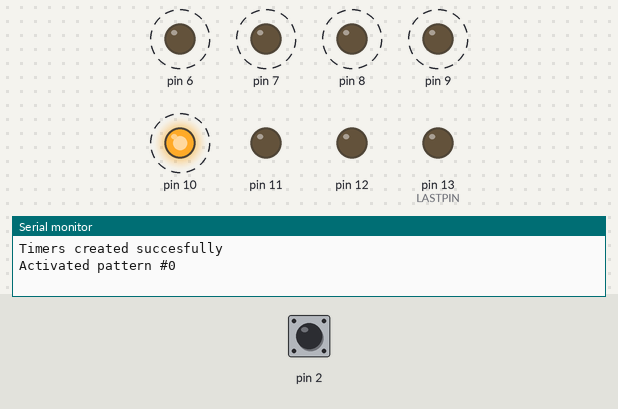
Simulated run of this sketch. Board: Arduino Uno, built with avr-gcc and run on an emulated ATmega328P. Parts: output pins drawn as LEDs (lit = HIGH), the last lines printed to the serial monitor. Dashed ring = blinking. Inputs (shaded band) come from the test bench; at power-on: pin 2 HIGH. Pins used as bus, display or sensor lines are not drawn.

Above: at 1.2 s.
1.3 s: pin 2 pulled LOW for 0.15 s
At 1.69 s:
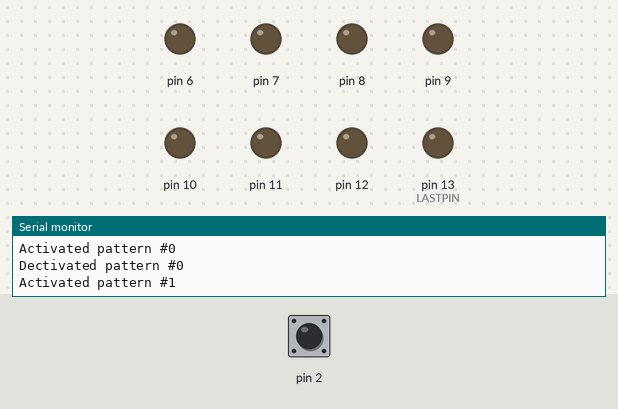
4.3 s: pin 2 pulled LOW for 1 s
At 6.04 s:
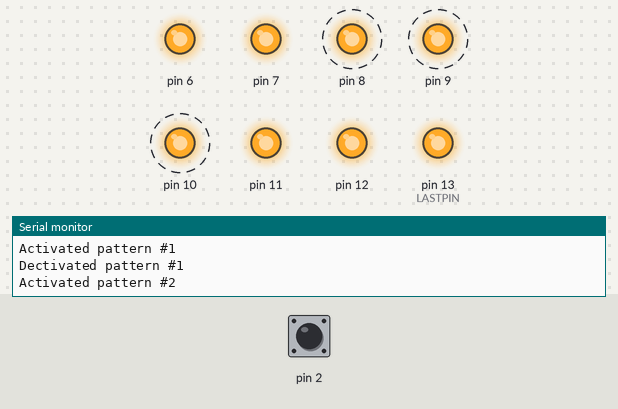
8.3 s: pin 2 pulled LOW for 0.15 s
At 8.76 s:
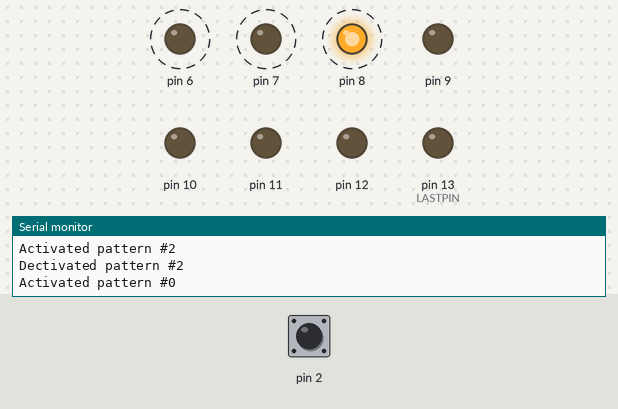
11.3 s: pin 2 pulled LOW for 3.2 s
At 15.24 s:
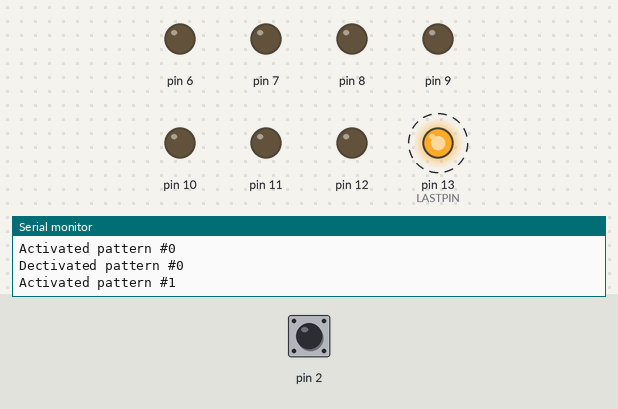
Timing chart, 0 to 17.0 s (numbered marks = the images above; inputs shaded):
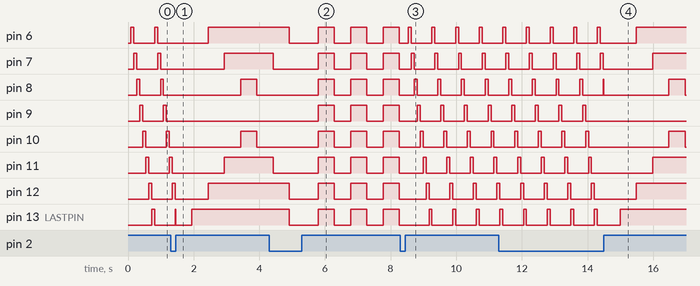

Measured:
- after the input at 1.3 s, pin 9: stops changing and stays LOW
- after the input at 4.3 s, pin 9: alternates HIGH for 0.49 s and LOW for 0.49 s, starting after 1.5 s
- after the input at 8.3 s, pin 6: alternates HIGH for 0.09 s and LOW for 0.63 s, starting after 0.24 s; pin 7: alternates HIGH for 0.09 s and LOW for 0.63 s, starting after 0.33 s
- after the input at 11.3 s, pin 9: goes on until 13.9 s, then stays LOW
- by itself, pin 6, pin 7, pin 11, pin 12, pin 13 (LASTPIN): repeats every 0.99 s: HIGH 0.49 s, LOW 0.49 s
- by itself, pin 8, pin 10: alternates HIGH for 0.49 s and LOW for 0.49 s
- by itself, pin 9: alternates HIGH for 0.09 s and LOW for 0.63 s

The sketch:

Lab4.ino
```cpp
#include <Arduino_FreeRTOS.h>
#include <timers.h>
#define FIRSTPIN 5
#define LASTPIN 13
#define NUMBER_OF_PATTERNS 3
/*
 *  There are 3 patterns. The description of the patterns are written inside each pattern's call back function.
 *  The serial monitor shows which pattern is being executed. Patterns are activated in this order: pattern0, pattern1, pattern2, pattern0, ... .
 *  When the button on PIN 2 is pressed, the current pattern stops and the next one starts. Everything is handled with timers, as required.
 *  When the sketch is run the first pattern to be activated is pattern0.
 */

//Pattern 0 variables
int currPin = -1;

//Pattern 1 variables
bool forward = true;
int offset = 0;

//Pattern 2 variables
bool onOrOff = false;

//Interrupt variables
int currPattern = 0;

TimerHandle_t autoReloadHandle0;
TimerHandle_t autoReloadHandle1;
TimerHandle_t autoReloadHandle2;

void pattern0(TimerHandle_t timerHandle){
  //Turns on and off one pin at a time from FIRSTPIN to LASTPIN

  if(currPin == -1){
    currPin = FIRSTPIN;
  }

  if(currPin == FIRSTPIN){
    digitalWrite(currPin, HIGH);
    digitalWrite(LASTPIN, LOW);
    currPin++;
  }

  if(currPin == LASTPIN){
    digitalWrite(currPin-1, LOW);
    digitalWrite(currPin, HIGH);
    currPin = FIRSTPIN;
  }

  if(currPin > FIRSTPIN && currPin < LASTPIN){
    digitalWrite(currPin-1,LOW);
    digitalWrite(currPin, HIGH);
    currPin++;
  }

}

void pattern1(TimerHandle_t timerHandle){
//Turns on all pins from the outside in and then turns them off from the inside out

  if((offset >= 0 && offset < 4) && forward==true){
    digitalWrite(FIRSTPIN+offset, HIGH);
    digitalWrite(LASTPIN-offset, HIGH);
    offset++;
  }

  if(offset != 4 && forward==false){
    digitalWrite(FIRSTPIN+offset, LOW);
    digitalWrite(LASTPIN-offset, LOW);
    offset--;
  }

  if(offset == 4 && forward){
    digitalWrite(FIRSTPIN+offset, HIGH);
    forward=false;
  }

  if(offset == 4 && forward == false){
    digitalWrite(FIRSTPIN+offset, LOW);
    offset--;
  }

  if(offset==0 && forward==false){
    digitalWrite(FIRSTPIN+offset, LOW);
    digitalWrite(LASTPIN-offset, LOW);
    forward = true;
  }

}

void pattern2(TimerHandle_t timerHandle){
//Makes LEDs blink all at the same time in regular intervals

  if(onOrOff == true){
    for(int i=FIRSTPIN;i<=LASTPIN;i++){
      digitalWrite(i, LOW);
    }
    onOrOff = false;
  }
  else{
    for(int i=FIRSTPIN;i<=LASTPIN;i++){
    digitalWrite(i, HIGH);
    }
    onOrOff = true;
  }
}

void interrupt(void){
  BaseType_t xHigherPriorityTaskWoken = pdFALSE;
  volatile int16_t msg = 1;

  switch(currPattern){
    case 0:
      xTimerStop(autoReloadHandle0, 0);

      //Initialize pattern0 variables
      for(int i=FIRSTPIN; i<=LASTPIN; i++){
        digitalWrite(i, LOW);
      }
      currPin = -1;

      break;

    case 1:
      xTimerStop(autoReloadHandle1, 0);

      //Initialize pattern1 variables
      for(int i=FIRSTPIN; i<=LASTPIN; i++){
        digitalWrite(i, LOW);
      }
      forward = true;
      offset = 0;

      break;

    case 2:

      xTimerStop(autoReloadHandle2, 0);

      //Initialize pattern2 variables
      for(int i=FIRSTPIN; i<=LASTPIN; i++){
        digitalWrite(i, LOW);
      }
      onOrOff = false;

      break;
  }
  Serial.print("Dectivated pattern #");
  Serial.println(currPattern);

  currPattern = ++currPattern % NUMBER_OF_PATTERNS;

  switch(currPattern){
    case 0:
      xTimerReset(autoReloadHandle0, 0);
      break;
    case 1:

      xTimerReset(autoReloadHandle1, 0);
      break;
    case 2:

      xTimerReset(autoReloadHandle2, 0);
      break;
  }
  Serial.print("Activated pattern #");
  Serial.println(currPattern);
}

void setup() {
  Serial.begin(9600);

  for(int i=5; i<14; i++){
    pinMode(i, OUTPUT);
  }

  pinMode(2, INPUT_PULLUP);

  attachInterrupt(digitalPinToInterrupt(2), interrupt, RISING);

  autoReloadHandle0 = xTimerCreate("AutoReload", pdMS_TO_TICKS(100), pdTRUE, NULL, pattern0);
  autoReloadHandle1 = xTimerCreate("AutoReload", pdMS_TO_TICKS(500), pdTRUE, NULL, pattern1);
  autoReloadHandle2 = xTimerCreate("AutoReload", pdMS_TO_TICKS(500), pdTRUE, NULL, pattern2);

  if(autoReloadHandle0 != NULL && autoReloadHandle1 !=NULL && autoReloadHandle2 !=NULL){
    Serial.println("Timers created succesfully");
    xTimerStart(autoReloadHandle0, 0);
  }

  currPattern = 0;
  Serial.print("Activated pattern #");
  Serial.println(currPattern);

}

void loop() {
  // put your main code here, to run repeatedly:
}
```
